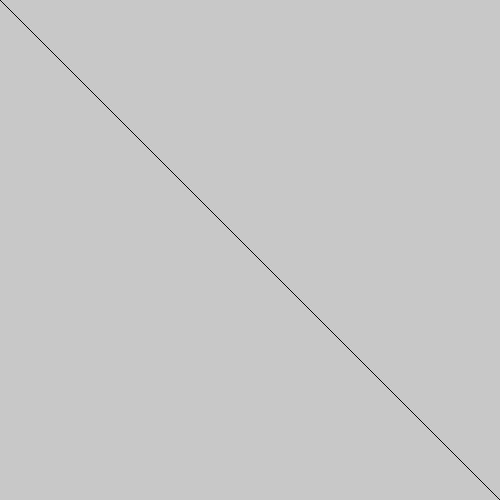
Frame 1 (no input)
Frame 60 (no input): identical to frame 1, image omitted
Frame 120 (the mouse pressed at the canvas centre since frame 60): identical to frame 1, image omitted

The p5.js sketch that drew this single still picture (run headless with seeded random() and noise() and a simulated clock; from frame 60 on, the mouse is pressed at the canvas centre):

// p5.js sketch
// ── sketch.js
function setup() {
  createCanvas(500, 500);
}

function draw() {
  background(200);
  line(0, 0, 500, 500);
}

// Anatomy of a function: line()
